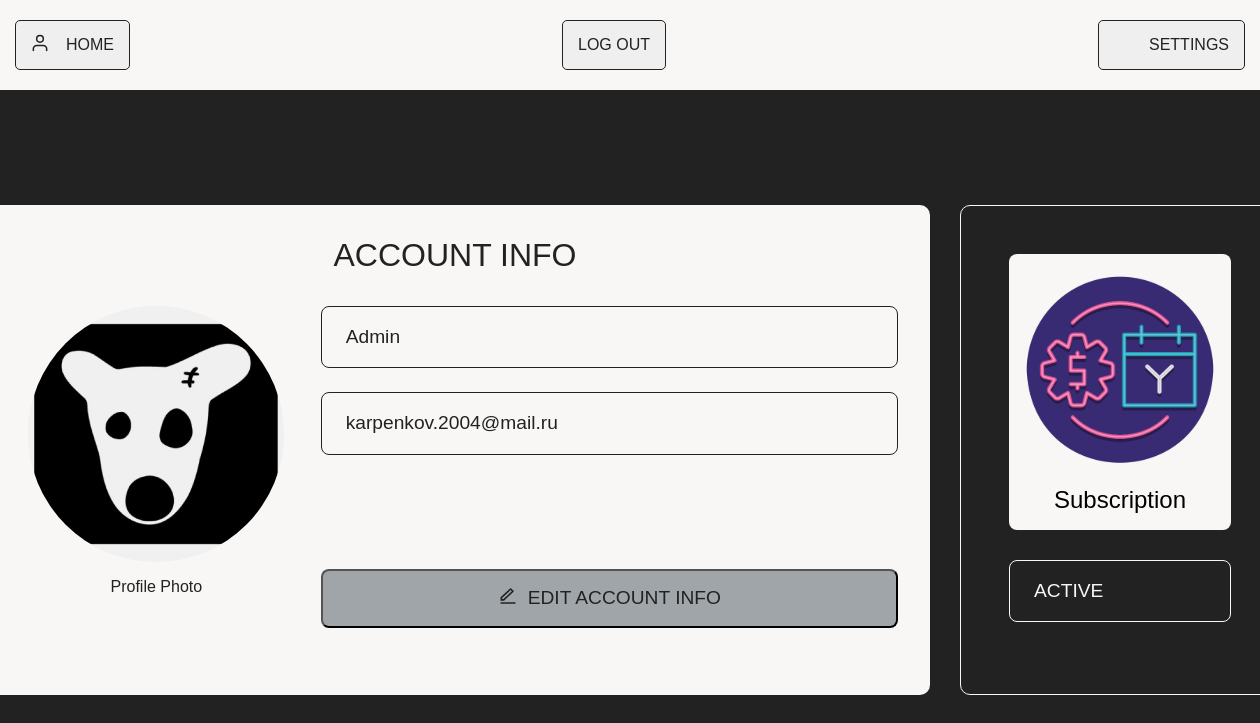
The page /account (signed in) on the database as committed earlier.
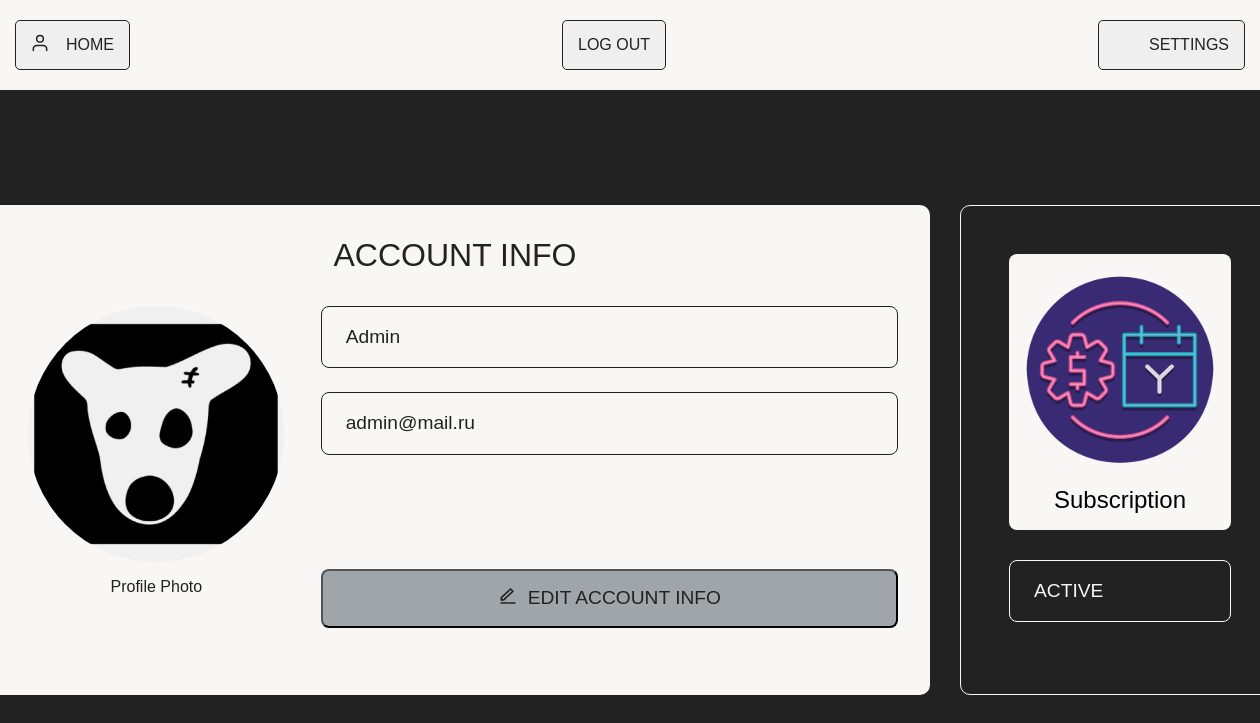
The same page on the database as committed later.
### project1/models.py (models this page shows, shortened)
class BaseUser(UserMixin):
    def get_role(self):
        return self.__class__.__name__.lower()

class Admin(BaseUser, db.Model):
    __tablename__ = 'Admin'
    id = db.Column(db.Integer, primary_key=True)
    username = db.Column(db.String(20), unique=True, nullable=False)
    email = db.Column(db.String(120), unique=True, nullable=False)
    password_hash = db.Column(db.String(100), nullable=False)
    image_file = db.Column(db.String(20), nullable=False, default='default.jpg')

### project1/routes/common.py (the view)
@common_bp.route("/account", methods=["GET", "POST"])
@login_required
def account():
    image_file = url_for(
        'static', filename='profile_pics/' + current_user.image_file)
    return render_template("personal_account.html", title='Account', image_file=image_file)

### project1/models.py (called while the page is built)
@login_manager.user_loader
def load_user(user_id):
    user_type, _, user_id = user_id.partition(":")
    if user_type == "user":
        return User.query.get(int(user_id))
    elif user_type == "admin":
        return Admin.query.get(int(user_id))
    return None

### project1/templates/personal_account.html (shortened to what this page needs)
{% extends "layout.html"%}
{% block links%}
<div class="shapka-field">
        <div class="user-logo">
            <img src="{{url_for('static', filename='images/user_black.svg')}}" alt="User">
        </div>
        <a href = "{{url_for('common.home')}}"><button type="button" class="auth-button">HOME</button></a>
      </div>
      <a href = "{{url_for('common.logout')}}"><button type="button" class="auth-button s1">LOG OUT</button></a>
      {% if current_user.get_role() == 'admin'%}
      <a href = "{{url_for('admin.settings')}}"><button type="button" class="auth-button">SETTINGS</button></a>
    {% endif%}
    {% endblock links %}
{%block styles%}
    <link rel="stylesheet" href="{{url_for('static', filename='personal_account.css')}}">
{% endblock styles%}
{%block content%}
<div class="content-container">
        <div class="account-container">
            <div class="account-info">ACCOUNT INFO</div>
            <div class="account-content">
                <div class="profile-section">
                    <div class="profile-photo">
                        <img src="{{url_for('static', filename = 'profile_pics/'+current_user.image_file)}}" alt="Profile Photo">
                        <span>Profile Photo</span>
                    </div>
                </div>
                <div class="info-section">
                    <div class="account-label">{{current_user.username}}</div>
                    <div class="account-label">{{current_user.email}}</div>
                    <a href = "{{url_for('common.edit_account_info')}}"><div class="edit-info">
                        <button type="button" class="account-button">
                            <div class="edit-logo">
                                <img src="{{url_for('static', filename='images/edit-line.svg')}}" alt="Edit">
                            </div>
                            EDIT ACCOUNT INFO
                        </button>
                    </a>
                    </div>
                </div>
            </div>
        </div>
        <div class="subscription-container">
            <a href = "{{url_for('sub.subs_shop')}}"><button type="button" class="subscription-button">
                <div class="subscription-img">
                    <img src="./../static/images/subscription.svg" alt="Subscription">
                </div>
                <span class="subscription-text">Subscription</span>
            </button></a>
            <div class="subscription-label">
                {% if current_user.get_role() == 'user' %}
                {% if current_user.is_active() %} ACTIVE: till {{current_user.date_end}}{% else %} DISABLED {%endif%}
                {%else%}
                ACTIVE
                {%endif%}
            </div>
        </div>
    </div>
{% endblock content%}

### project1/templates/layout.html (shortened to what this page needs)
<!DOCTYPE html>
<html lang="en">
<head>
    <link rel="stylesheet" href="{{url_for('static', filename='user.css')}}">
    {%block styles%}
    {%endblock styles%}
</head>
<body>
<div class="user-page">
    <div class="shapka-container">
    {% block links %}
    {% endblock links%}
    </div>
        {%block content%}
    {% endblock content%}
</body>
</html>

### project1/static/user.css (style rules this page uses)
:root { --primary-color: #232222; --text-color: #f9f7f5; --border-color: #232222; --button-bg: #f9f7f5; --button-text: #232222; --shapka-bg: #f9f7f5; }
* { box-sizing: border-box; margin: 0; padding: 0; }
body { font-family: 'Montserrat', sans-serif; background-color: var(--primary-color); color: var(--text-color); min-height: 100vh; display: flex; justify-content: center; align-items: center; }
.user-page { width: 100%; max-width: 400px; padding: 20px; display: flex; flex-direction: column; align-items: center; }
.shapka-container { background-color: var(--shapka-bg); position: fixed; top: 0; left: 0; right: 0; padding: 20px 15px; display: flex; justify-content: space-between; align-items: center; z-index: 1000; }
.shapka-field { display: flex; align-items: center; }
.auth-button { padding: 15px 15px 15px 50px; color: var(--button-text); border: 1px solid var(--border-color); border-radius: 5px; font-size: 1rem; font-weight: 500; cursor: pointer; transition: all 0.3s ease; text-align: left; position: relative; }
.user-logo { position: absolute; left: 30px; top: 50%; margin: auto; transform: translateY(-50%); z-index: 1; }
.user-logo img { width: 20px; height: 20px; }
.s1 { padding-left: 15px; margin-left: 0; }

### project1/static/personal_account.css (style rules this page uses)
:root { --primary-color: #232222; --text-color: #f9f7f5; --border-color: #232222; --button-bg: #f9f7f5; --button-text: #232222; --shapka-bg: #f9f7f5; --account-bg: #f9f7f5; }
* { box-sizing: border-box; margin: 0; padding: 0; }
a.text:active, a.text:hover, a { text-decoration: none !important; color: #666; }
body { font-family: 'Montserrat', sans-serif; background-color: var(--primary-color); color: var(--text-color); min-height: 100vh; display: flex; justify-content: center; align-items: center; }
.shapka-container { background-color: var(--shapka-bg); position: fixed; top: 0; left: 0; right: 0; padding: 20px 15px; display: flex; justify-content: space-between; align-items: center; z-index: 1000; }
.shapka-field { display: flex; align-items: center; }
.auth-button { padding: 15px 15px 15px 50px; color: var(--button-text); border: 1px solid var(--border-color); border-radius: 5px; font-size: 1rem; font-weight: 500; cursor: pointer; transition: all 0.3s ease; text-align: left; position: relative; }
.s1 { padding-left: 15px; margin-left: 0; }
.content-container { display: flex; justify-content: center; gap: 30px; margin-top: 100px; width: 100%; max-width: 1600px; padding: 0 40px; }
.account-container { background-color: var(--account-bg); border-radius: 10px; padding: 2rem; color: #232222; flex: 2; min-width: 950px; }
.account-info { font-size: 2rem; font-weight: 500; margin-bottom: 2rem; text-align: center; }
.account-content { display: flex; gap: 20px; }
.profile-section { flex: 1; display: flex; flex-direction: column; align-items: center; }
.profile-photo { display: flex; flex-direction: column; align-items: center; margin-bottom: 2rem; }
.profile-photo img { width: 256px; height: 256px; border-radius: 50%; object-fit: cover; margin-bottom: 1rem; }
.info-section { flex: 2; display: flex; flex-direction: column; }
.account-label { border: 1px solid var(--border-color); border-radius: 8px; padding: 1.2rem 1.5rem; margin-bottom: 1.5rem; width: 100%; font-size: 1.2rem; }
.edit-info { margin-top: auto; }
.account-button { padding: 15px 30px; color: #232222; background-color: rgb(73, 84, 96, 0.5); border-radius: 8px; font-size: 1.2rem; font-weight: 500; cursor: pointer; transition: all 0.3s ease; position: relative; width: 100%; max-width: 600px; display: flex; align-items: center; justify-content: center; }
.edit-logo { margin-right: 10px; }
.edit-logo img { width: 20px; height: 20px; }
.subscription-container { border: 1px solid #f9f7f5; border-radius: 10px; padding: 3rem; color: #232222; flex: 1; display: flex; flex-direction: column; gap: 30px; min-width: 320px; }
.subscription-button { background-color: #f9f7f5; border: none; border-radius: 8px; cursor: pointer; display: flex; flex-direction: column; align-items: center; padding: 1rem; width: 100%; transition: all 0.3s ease; }
.subscription-label { border: 1px solid #f9f7f5; color: #f9f7f5; border-radius: 8px; padding: 1.2rem 1.5rem; margin-bottom: 1.5rem; width: 100%; font-size: 1.2rem; }
.subscription-img { display: flex; justify-content: center; align-items: center; margin-bottom: 1rem; }
.subscription-img img { width: 200px; height: 200px; }
.subscription-text { font-size: 1.5rem; font-weight: 500; }

Rows that differ between the two databases and show on the page:
changed Admin "Admin": email "karpenkov.2004@mail.ru" → "admin@mail.ru"
